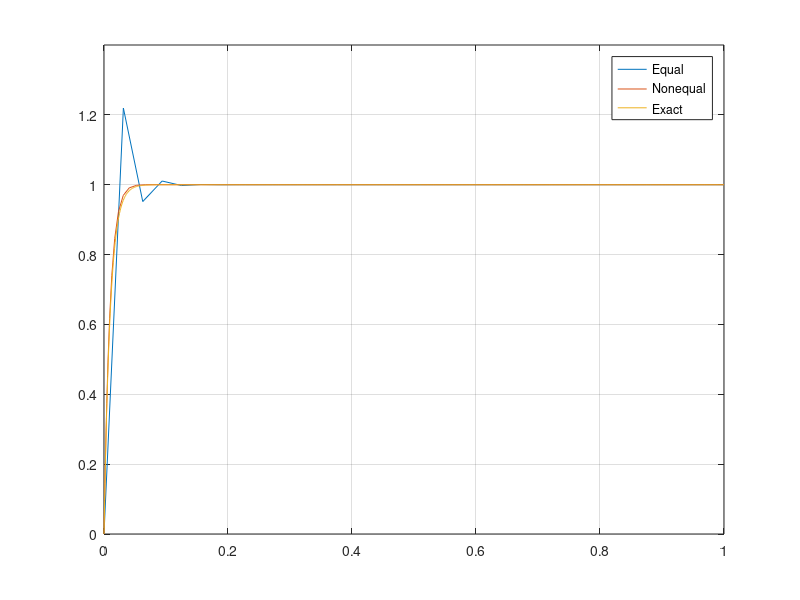

Write the MATLAB code that produced this figure.
clear;
N=32;
e=0.01;

%Even Spacing
x=0:1/N:1;
h=1/N;

o=ones(N+1,1);
oo=ones(N,1);

A=-2*e/h^2*diag(o,0);
A=A+(2*e-h)/(2*h^2)*diag(oo,-1);
A=A+(2*e+h)/(2*h^2)*diag(oo,1);
A(1,1)=1;
A(1,2)=0;
A(N+1,N+1)=1;
A(N+1,N)=0;


y=zeros(N,1);
y=[y;1];
u=A\y;
plot(x,u)
axis([0 1 0 1.4])
hold all
grid on

%Uneven spacing
x=[];
for i=0:N
    x=[x e*(i/N)+(1-e)*(i/N)^4];
end

A=zeros(N+1,N+1);
for i=2:N
    hi=x(i)-x(i-1);
    hi1=x(i+1)-x(i);
    
    A(i,i-1)=(2*e-hi1)/(hi*(hi+hi1));
    A(i,i)=(hi1-hi-2*e)/(hi*hi1);
    A(i,i+1)=(2*e+hi)/(hi1*(hi+hi1));
end
A(1,1)=1;
A(N+1,N+1)=1;
f=zeros(N,1);
f=[f;1];
u=A\f;
plot(x,u)


%Actual Solution
x=0:.001:1;
y=1-exp(-100.*x);
plot(x,y)

legend('Equal','Nonequal','Exact')
